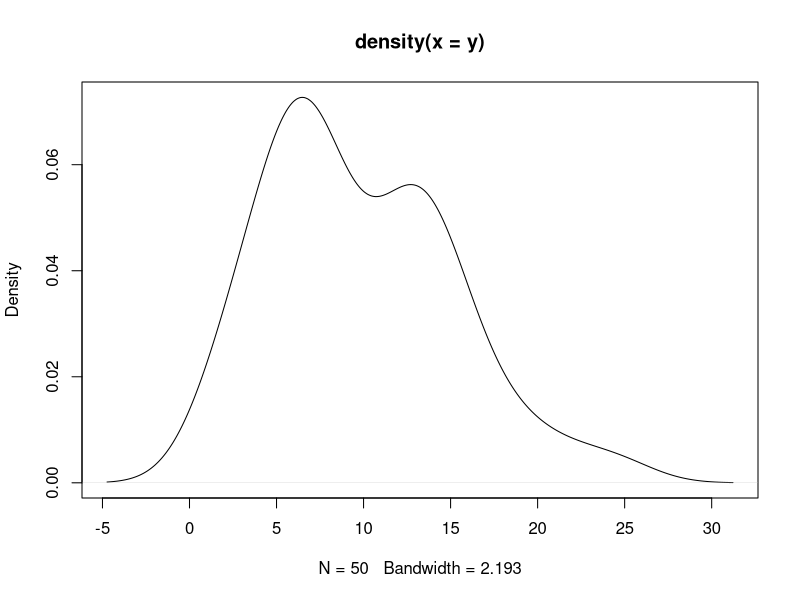
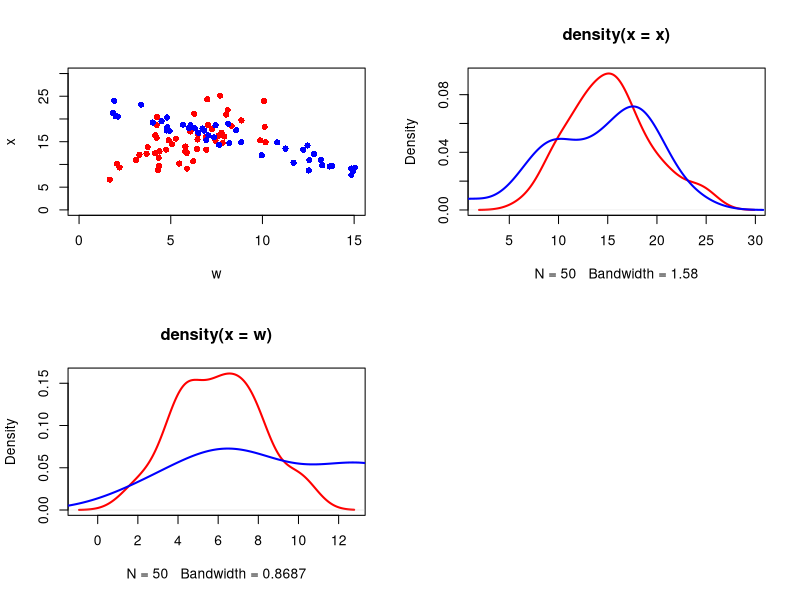

Write the R code that produced these figures, in order. (Note: this script raises an error after producing the figures.)
### Midterm 721 - FA2018
###
### Take home part
###
### 1) Use the training data below to build a Gaussian Process classifier Section 6.4.5 and 6.4.6 in the text book
###    You do not need to optimise the parameters of the kernel function using equations 6.89 and following
###    The kernel function that you need to use is k(a,b) = exp(-0.5*t(a-b)%*%(a-b)), where a,b are multidimensional vectors
###    The main deliverable is a function that accepts two data frames as arguments.
###    The first data frame contains training data in 3 columns (x,y,class) and the
###    second data frame contains any number of new samples in 2 columns (x,y)
###    The function has to return the probability OF CLASS 1 for all the points in the second data frame
###
###    You can use the optim() function in R. The rest of the algorithm needs to be coded from scratch apart from trivial R functions 
###
### 2) Provide the COMPLETE derivation for exercise 6.22 in the text book
###
### DEADLINE: Friday October 19 @ 0900
### There will be no extension unless medically related
###
### WORK BY YOURSELF!!!!
###
### Code will be audited
###
### Students with duplicated code or analytical solution for the derivation will receive a F

### make sure you set the seed correctly
set.seed(7677)

### generate data
n <- 50
w <- rgamma(n,shape=6,rate=1)
x <- w + rgamma(n,10,1)
y <- rgamma(n,shape=3,rate=0.3)
plot(density(y))
z <- 20-y + rgamma (n,8,2)

### look at the data
quartz()
par(mfrow=c(2,2))
plot(w,x,col="red",pch=16,xlim=c(0,15),ylim=c(0,30))
points(y,z,col="blue",pch=16)
plot(density(x),col="red",lwd=2)
lines(density(z),col="blue", lwd=2)
plot(density(w),col="red",lwd=2)
lines(density(y),col="blue", lwd=2)

### put the data together
data.df <- data.frame(x=c(w,y), y=c(x,z), class = rep(c(1,2),each=n))

### use data.df

### Below is my solution
### Start @ 10/18/2018 1:00 pm
### Code won't be pushed to https://github.com/HalforcNull/Computational untill 10/19/2018 10:00 am

# Kernel function
## As told above
fun.kernel <- function(x,b){
    return(exp(-0.5*t(x-b)%*%(x-b)))
}

# Gram Matrix
## Instead of calculate gram matrix directly, I need a support function
## This support function takes training data and 2 index, then find the kernel of indexed data
fun.gram.support <- function(training, x){
    a <- training[x[1],]
    b <- training[x[2],]
    return(fun.kernel(a,b))
}
## Recall our K matrix is divided by alpha
fun.gram <- function(training, alpha){
    print(dim(training))
    indexs <- seq(1, nrow(training), 1)
    combIndex <- expand.grid(indexs, indexs)
    my.result <- apply(combIndex, 1, fun.gram.support)
    return(my.result/alpha)
}

# Calculate CN
fun.CN <- function(Gram, beta){
    gram.dim <- nrow(Gram)
    return(Gram + diag(1/beta, nrow=gram.dim))
}

# Psi(aN) and related functions
## functions need for Psi(aN)
fun.sigmoid <- function(aN){
    return(apply(aN, 1, function(x){1/(1+exp(-x))}))
}
## by 6.80 
## remove the parts does not contain aN ( we are optimize Psi wrt. aN, so any part without aN can be treated as constant )
fun.Psi.aN <- function(aN, tN, CN){
    my.N <- length(tN)
    return(-1/2*t(aN) %*% solve(CN) %*% aN + t(tN) %*% aN)
}

fun.Psi.gridiant <- function(aN, tN, CN){
    sigma.aN <- fun.sigmoid(aN)
    return(tN - sigma.aN - solve(CN) %*% aN)
}

## WN function
fun.WN <- function(aN.Mode){
    my.N <- length(aN.Mode)
    sigma.aN <- fun.sigmoid(aN.Mode)
    WN <- sigma.aN * (1 - sigma.aN)
    return(WN)
}

## Hassian
fun.Hassian <- function(WN, CN ){
    return(WN + solve(CN))
}

# mu_a_new and var_a_new 
## Function to find k vector (distance of new observation wrt. training)
## Note: this function also need devided by alpha
fun.k.vec <- function(dat.new, training, alpha){
    return( apply(training, 1, fun.kernel, b=dat.new) / alpha)
}
## Function to find c 
fun.c <- function(dat.new, alpha, beta){
    return(fun.kernel(dat.new, dat.new)/alpha + 1/beta)
}

## by 6.87
fun.mean.new <- function(k.vec, tN, aN.mode){
    sigma.aN <- fun.sigmoid(aN.Mode)
    return(t(k.vec)%*%(tN-sigma.aN))
}

## byt 6.88
fun.var.new <- function(c.value, k.vec, WN, CN ){
    return(c.value - t(k.vec) %*% solve(solve(WN) + CN) %*% k.vec)
}

# kappa solution
fun.kappa.solution <- function(mu.a, var.a){
    kappa <- 1/sqrt(1 + pi*var.a/8)
    return(1/(1+exp(-kappa %*% t(mu.a))))
}

# predict function
fun.getModel <- function(training, tN, alpha, beta){
    ## find CN
    m.Gram <- fun.gram(training.dat, alpha)
    m.CN <- fun.CN(m.Gram, beta)
    ## find aN.mode
    aN.mode <- optim(rep(1,100), fn=fun.Psi.aN, gr=fun.Psi.gridiant, tN=training.t, CN=m.CN)
    ## WN
    m.WN <- fun.WN(aN.mode)
    return(list(training=training, alpha=alpha, beta=beta, tN = tN, aN.mode = aN.mode,WN = m.WN, CN=m.CN))
}

fun.predict <- function(dat.new, my.model){
    k.vec <- fun.k.vec(dat.new, my.model$training, my.model$alpha)
    c.value <- fun.c(dat.new, my.model$alpha, my.model$beta)
    mu.a <- fun.mean.new(k.vec, my.model$tN, my.model$aN.mode)
    var.a <- fun.var.new(c.value, k.vec, my.model$WN, my.model$CN)
    return(fun.kappa.solution(mu.a, var.a))
}

### above is the function we used for classification
### now we need training our model

# Step 1. training Data
training.dat <- data.df[, -3]
training.t <- data.df[, 3]

# Step 2. Hyper parms
alpha = 1
beta = 1

# Step 3. get model
model.trained <- fun.getMode(training.dat, training.t, alpha, beta)

# Step 4. do prediction on training data
pre.label <- apply(training.dat, 1, fun.predict, model.trained)


